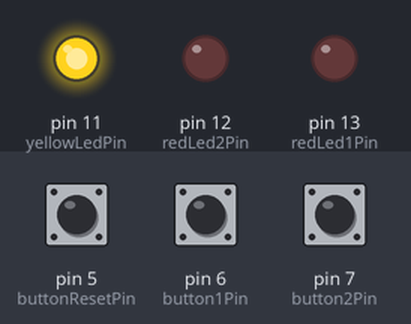
Bench run of a sketch on a simulated Arduino Uno, built with avr-gcc and run on an emulated ATmega328P. Shown: output pins drawn as LEDs (lit = HIGH). Inputs (shaded band) come from the test bench; at power-on: pin 6 (button1Pin) LOW, pin 5 (buttonResetPin) LOW, pin 7 (button2Pin) LOW.

Above: at 1.2 s.
1.3 s: pin 6 (button1Pin) pulled HIGH for 0.15 s
At 2.3 s:
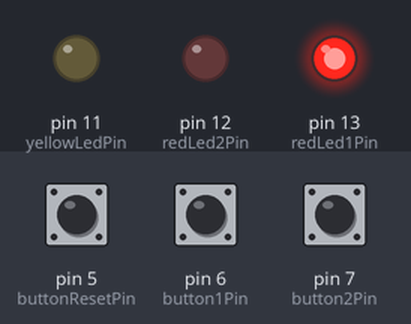
2.9 s: pin 5 (buttonResetPin) pulled HIGH for 0.15 s
At 3.5 s:
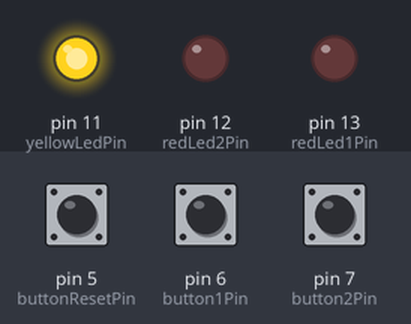
4.5 s: pin 7 (button2Pin) pulled HIGH for 0.15 s
At 4.8 s:
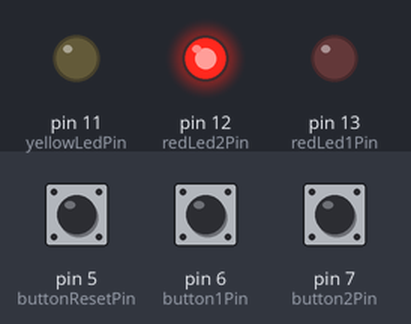
6.1 s: pin 5 (buttonResetPin) pulled HIGH for 1 s
At 7.2 s:
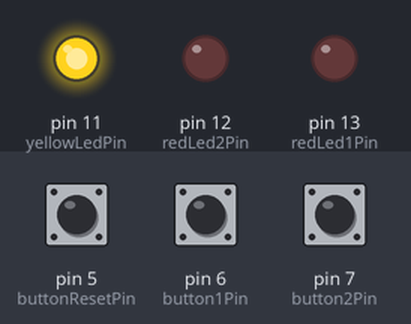
8.6 s: pin 5 (buttonResetPin) driven HIGH and pin 6 (button1Pin) driven HIGH
At 9.3 s:
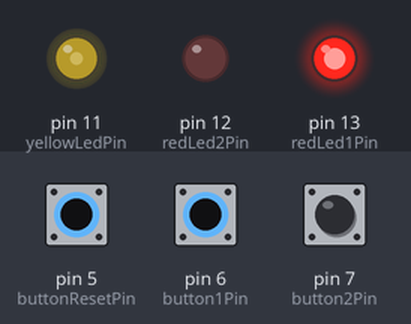
10.1 s: pin 6 (button1Pin) driven LOW
At 11.2 s:
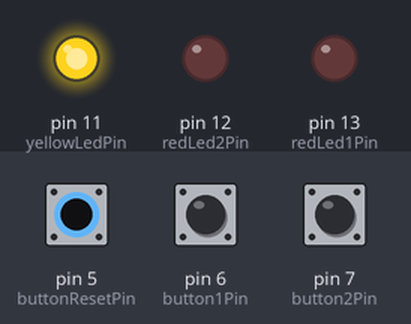
Timing chart, 0 to 12.6 s (numbered marks = the images above; inputs shaded):
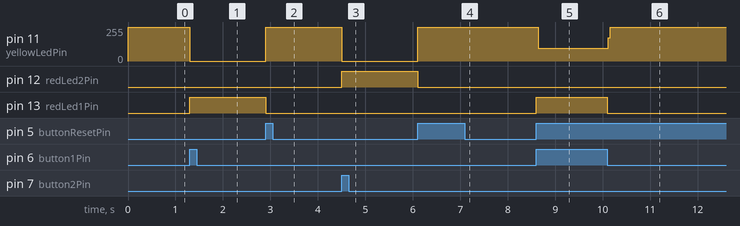

The sketch:

kto2.ino
```cpp
const int button1Pin = 6;
const int button2Pin = 7;
const int buttonResetPin = 5;
const int redLed1Pin = 13;
const int redLed2Pin = 12;
const int yellowLedPin = 11;
int pressed = 0;

void setup() {
  // put your setup code here, to run once:
 pinMode(buttonResetPin, INPUT);
 pinMode(button1Pin, INPUT);
 pinMode(button2Pin, INPUT);
 pinMode(redLed1Pin, OUTPUT);
 pinMode(redLed2Pin, OUTPUT);
 pinMode(yellowLedPin, OUTPUT);

}

void loop() {
  // put your main code here, to run repeatedly:
  if(pressed != 0)
  {
    int btn0 = digitalRead(buttonResetPin);
    if(btn0 == HIGH)
    {
      pressed = 0;
    }
  }
  if(pressed == 0)
  {
    digitalWrite(yellowLedPin, HIGH);

    int btn1 = digitalRead(button1Pin);
    int btn2 = digitalRead(button2Pin);
    if(btn1 == HIGH)
    {
      digitalWrite(yellowLedPin, LOW);
      digitalWrite(redLed1Pin, HIGH);
      pressed = 1;
    } else {
      digitalWrite(redLed1Pin, LOW);
    }
    if(btn2 == HIGH)
    {
      digitalWrite(yellowLedPin, LOW);
      digitalWrite(redLed2Pin, HIGH);
      pressed = 2;
    } else {
      digitalWrite(redLed2Pin, LOW);
    }
  }
}
```

Measured:
- after the input at 1.3 s, pin 11 (yellowLedPin): 255/255 → 0/255 at once; pin 13 (redLed1Pin): LOW → HIGH at once
- after the input at 2.9 s, pin 11 (yellowLedPin): 0/255 → 255/255 at once; pin 13 (redLed1Pin): HIGH → LOW at once
- after the input at 4.5 s, pin 11 (yellowLedPin): 255/255 → 0/255 at once; pin 12 (redLed2Pin): LOW → HIGH at once
- after the input at 6.1 s, pin 11 (yellowLedPin): 0/255 → 255/255 at once; pin 12 (redLed2Pin): HIGH → LOW at once
- after the input at 8.6 s, pin 11 (yellowLedPin): 255/255 → 97/255 at once; pin 13 (redLed1Pin): LOW → HIGH at once
- after the input at 10.1 s, pin 11 (yellowLedPin): 97/255 → 255/255 at once; pin 13 (redLed1Pin): HIGH → LOW at once
